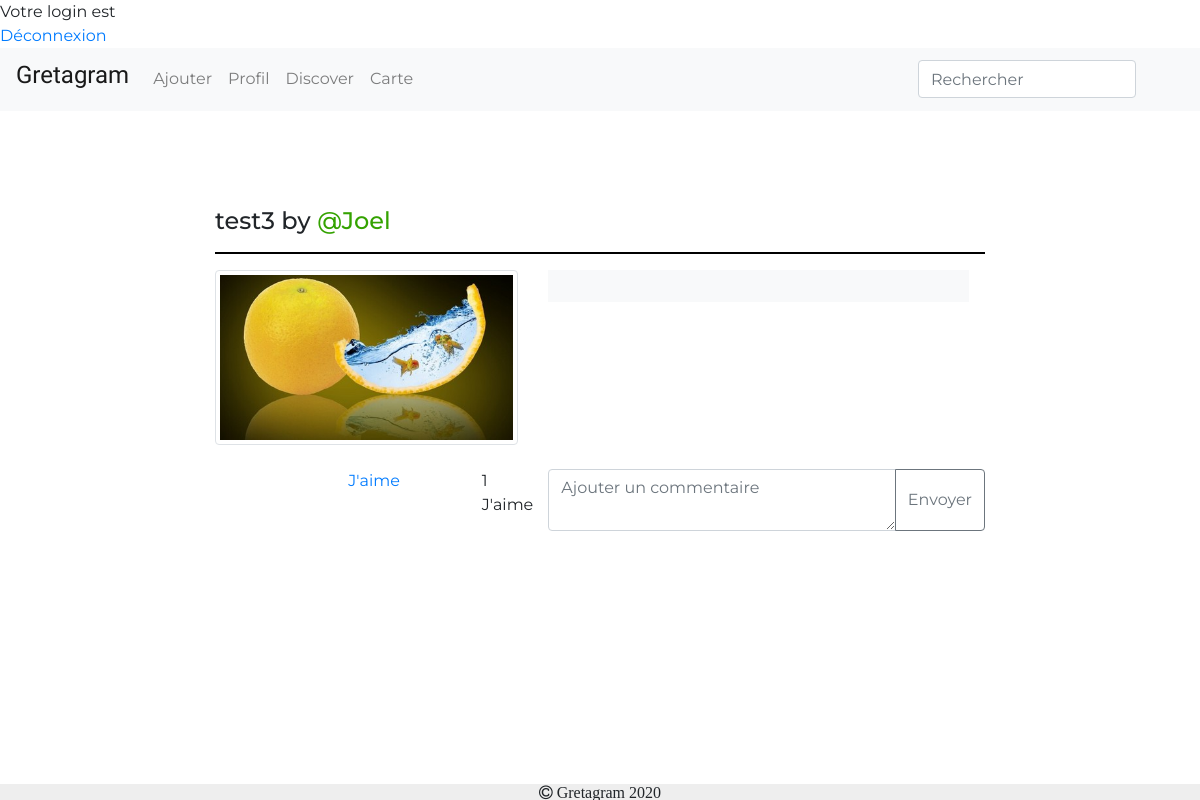
The page /Gretagram/post.php?post=uploads/5e9e34fd2610cimages-3.jpg (signed in) on the database as committed earlier.
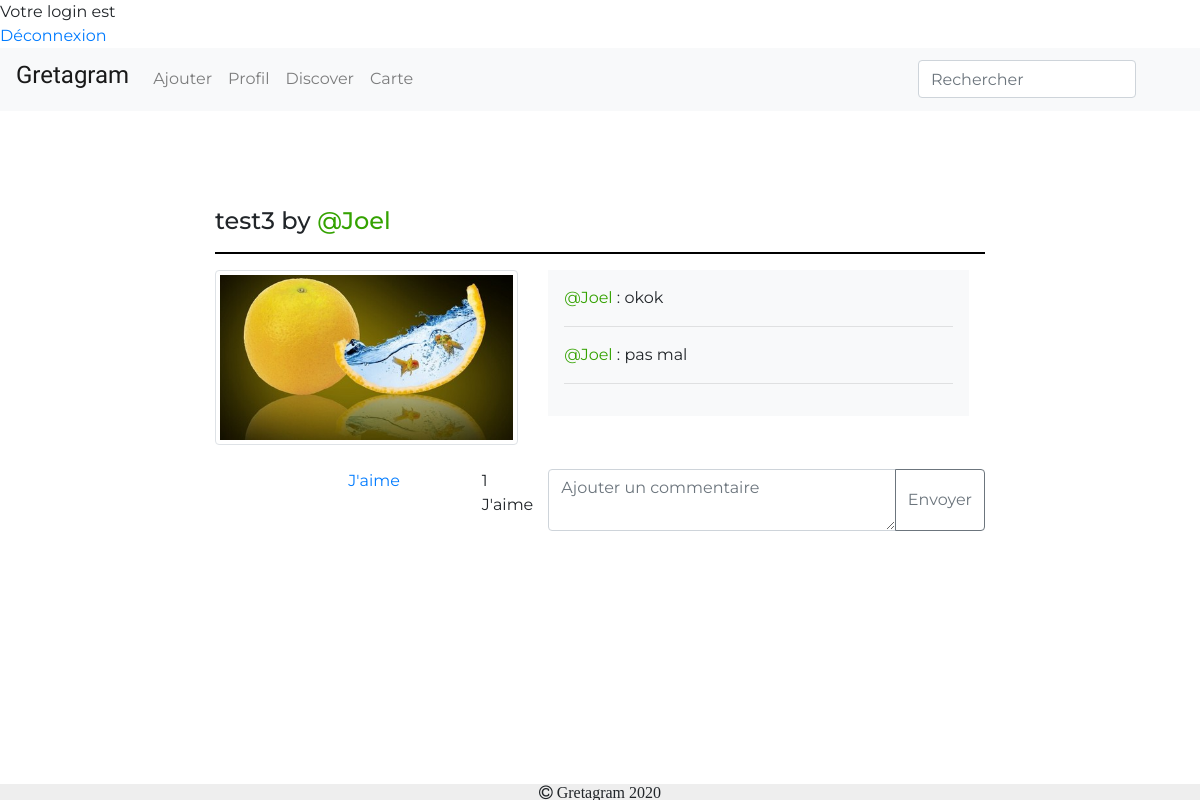
The same page on the database as committed later.
### tables this page shows
CREATE TABLE IF NOT EXISTS `publication` (
  `id` int(11) NOT NULL AUTO_INCREMENT,
  `nblike` int(100) DEFAULT '0',
  `titre` varchar(100) DEFAULT NULL,
  `description` varchar(100) DEFAULT NULL,
  `user` varchar(100) NOT NULL,
  `photo` varchar(100) DEFAULT NULL,
  `datepubli` datetime NOT NULL DEFAULT CURRENT_TIMESTAMP,
  `lat` varchar(200) DEFAULT NULL,
  `longitude` varchar(100) DEFAULT NULL,
  `adrrFormated` varchar(100) NOT NULL,
  `nbVue` int(11) NOT NULL DEFAULT '0',
  `Tag` varchar(100) DEFAULT NULL,
  PRIMARY KEY (`id`)
);

CREATE TABLE IF NOT EXISTS `commentaire` (
  `message` varchar(100) DEFAULT NULL,
  `user` varchar(100) NOT NULL,
  `publication` varchar(100) NOT NULL,
  `date` datetime NOT NULL DEFAULT CURRENT_TIMESTAMP,
  PRIMARY KEY (`date`)
);

### Gretagram/post.php (the view, shortened to what the changed rows need)
<?php
if (isset($_SESSION['login']) && isset($_SESSION['mdp'])) {
    echo '<html>';
    echo '<head>';
    echo '</head>';
    echo '<body>';
    echo '<br />';
} else {
    header('location: login.php?message=erreur');
}
?>
<!DOCTYPE html>
<html>
<head>
    <link href="https://stackpath.bootstrapcdn.com/font-awesome/4.7.0/css/font-awesome.min.css" rel="stylesheet">
    <link rel="stylesheet" href="https://stackpath.bootstrapcdn.com/bootstrap/4.4.1/css/bootstrap.min.css">
    <link rel="stylesheet" href="css/style.css">
    <?php
    include("include/connect.inc.php");
    ?>
</head>
<body>
    <br>
    <br>
    <br>
    <br>
    <?php
    $param = htmlspecialchars($_GET['post']);
    $requetePost = "Select * FROM publication where photo = " . "'" . $param . "'" . ";";
    $prequetePost = $conn->prepare($requetePost);
    $prequetePost->execute();
    while ($dataPost = $prequetePost->fetch()) {
        $photo = $dataPost['photo'];
        $nom = $dataPost['user'];
        $titre = $dataPost['titre'];
        echo '
    <div class="container-fluid">
        <div class="row">
            <div class="col-md-2"></div>
            <div class="col-md-8">
               <h4>' . $titre . ' by <a href="profil.php?nom=' . $nom . '" style="color:#34A200">@' . $nom . '</a></h4>
                <hr style="width: 100%; color: black; height: 1px; background-color:black;">
                <div class="row">
                    <div class="col-md-5">
                        <img src="' . $photo . '" alt="" class=" img-thumbnail responsive">
                    </div>
';
    }
    ?>
    <div class="col-md-7">
        <div class="overflow-auto p-3 mb-3 mb-md-0 mr-md-3 bg-light" style="max-width: 480px; max-height: 400px;">
            <?php
            $param = $_GET['post'];
            $requetePost = "Select * FROM commentaire where publication = " . "'" . $param . "'" . "Order by date DESC;";
            $prequetePost = $conn->prepare($requetePost);
            $prequetePost->execute();
            while ($dataPost = $prequetePost->fetch()) {
                $comm = $dataPost['message'];
                $commhtmlspecial = htmlspecialchars($comm);
                $nom = $dataPost['user'];
                echo '<a href ="profil.php?nom=' . $nom . '" style="color:#34A200" >@' . $nom . '</a> : ' . $commhtmlspecial . '<br><hr>   ';
            }
            ?>
        </div>
    </div>
    </div>
    <br>
    <div class="row">
        <div class="col-md-2"></div>
        <div class="col-md-2">
        </div>
        <div class="col-md-1">
        </div>
        <div class="col-md-7">
        </div>
    </div>
    </div>
    </div>
    <br>
    <br>
</body>
</html>

Rows that differ between the two databases and show on the page:
added commentaire: user "Joel", message "okok"
added commentaire: user "Joel", message "pas mal"
